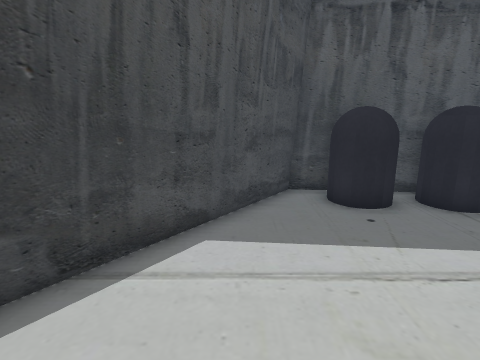
View 1 (above)

17 first-person views from a walk through a scene from a Unity 3-D project. The camera is 1.3 m above the floor, tilts 12° down and sees 80° across. The floor is counted in squares, 0.5 m on a side. Each view is taken from the middle of a square. On the plan, view 1 faces up. The plan holds only what a view shows up to about 19 squares ahead; the rest is blank. The place goes on beyond the plan. The player character is not drawn. Some surface patterns are stand-ins.

View 2
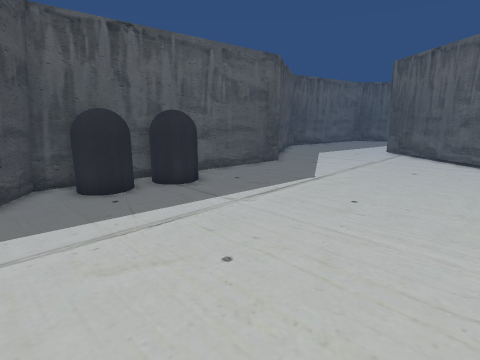

View 3
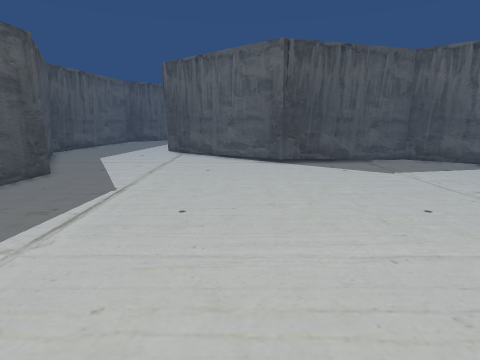

View 4
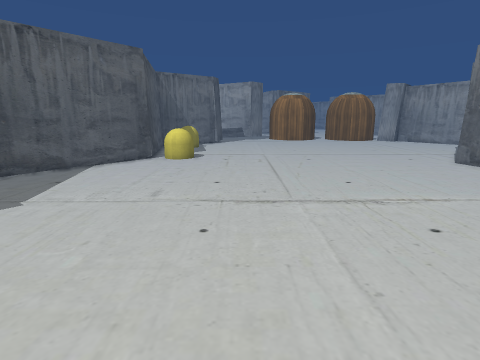

View 5
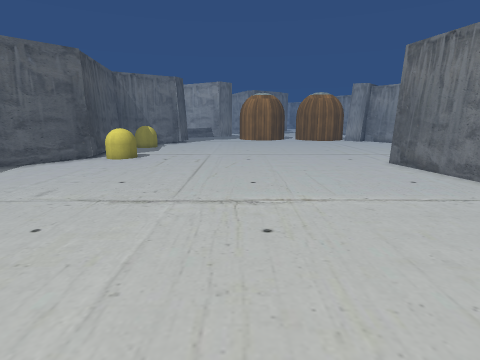

View 6
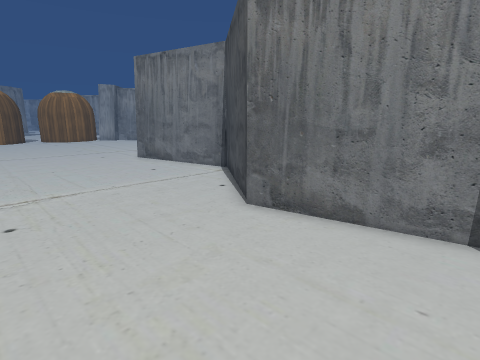

View 7
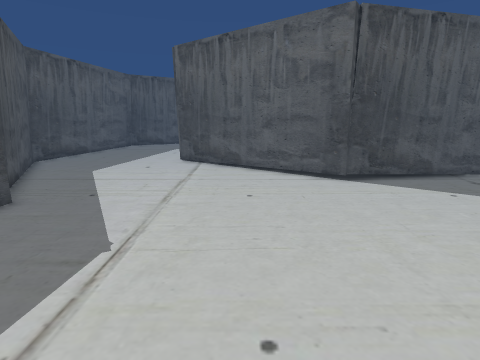

View 8
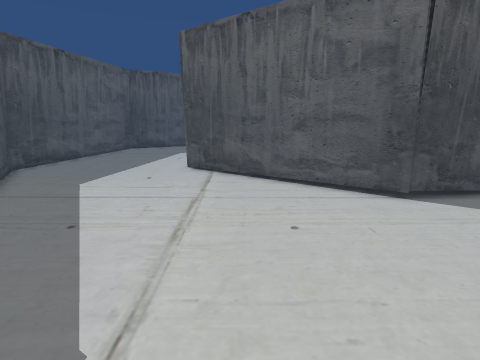

View 9
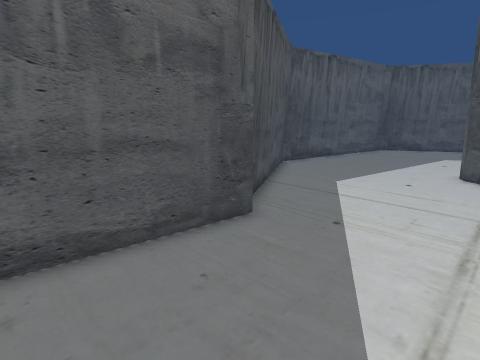

View 10
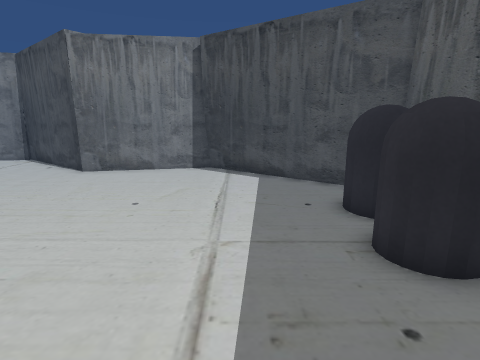

View 11
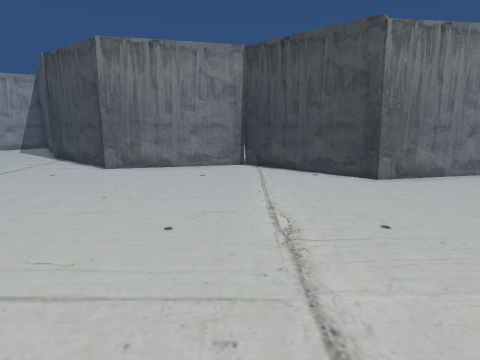

View 12
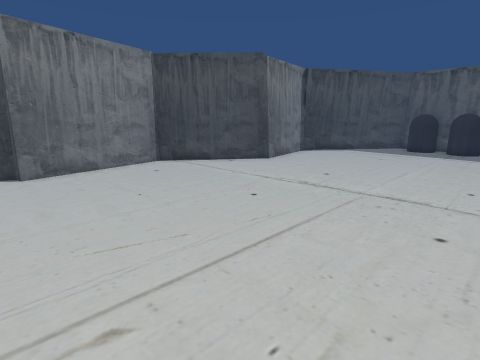

View 13
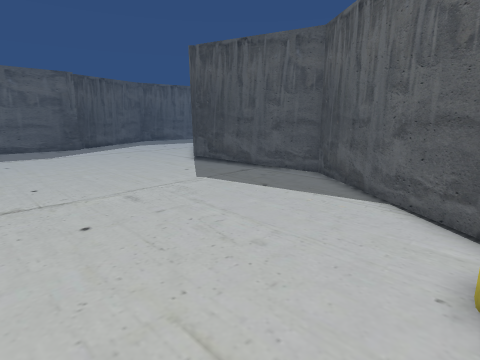

View 14
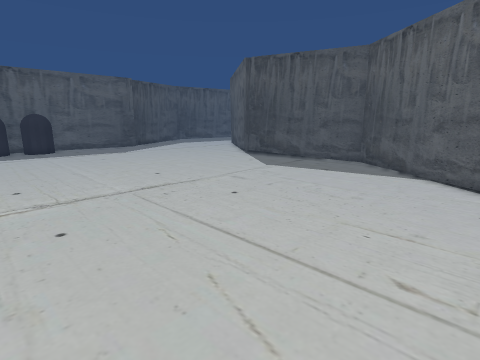

View 15
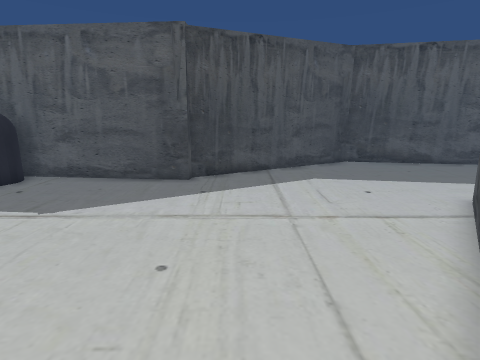

View 16
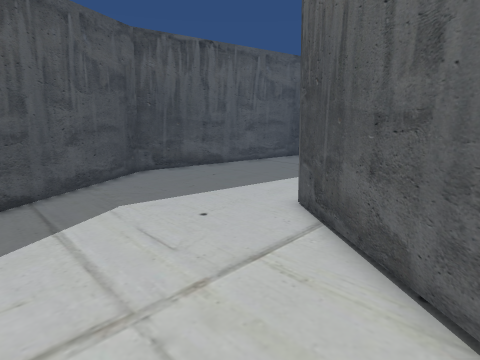

View 17
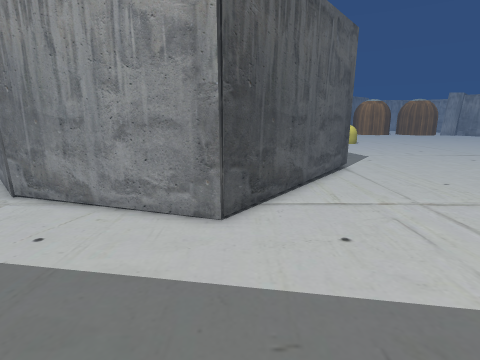

### Floor plan
Points are (right, up) in squares from view 1. A wall is a line through its corners. A room is listed if a view was taken in it or the views show most of it. See-through windows are left out.
Room 1 (views 1, 2, 3, 4, 5, 6, 7, 8, 9, 10, 11, 12, 13, 14, 15, 16, 17)
walls: (18.1, -2.6) (24.5, 6) (29.6, 4.3); (-3.6, 3.4) (-2.3, -3) (-6.6, -8.6) (-5.1, -16.2) (-5.4, -16.2) (-7.2, -18.6); (14, -18.4) (19.7, -10.8) (18.3, -2.5); (23.5, 14.5) (14.8, 9.6) (14.8, 9.3) (2, 10.5) (-3.6, 3.2); (29.6, 13.6) (23.9, 14.6)
objects: grey capsule (3, 8) to (5, 10); grey capsule (6, 8) to (8, 9); yellow capsule (11, -18) to (13, -18)

Positions as (right, up) in squares from view 1, and headings:
1: (0, 0), facing up
2: (0, -2), facing up-right
3: (1, 0), facing right
4: (8, 1), facing down
5: (4, 1), facing down
6: (4, 3), facing down-left
7: (6, 2), facing right
8: (9, 3), facing right
9: (9, 4), facing up-right
10: (12, 5), facing left
11: (10, -9), facing left
12: (10, -18), facing up-left
13: (7, -18), facing up-right
14: (2, -18), facing up-right
15: (17, -3), facing up
16: (17, 1), facing up-right
17: (24, 13), facing down
